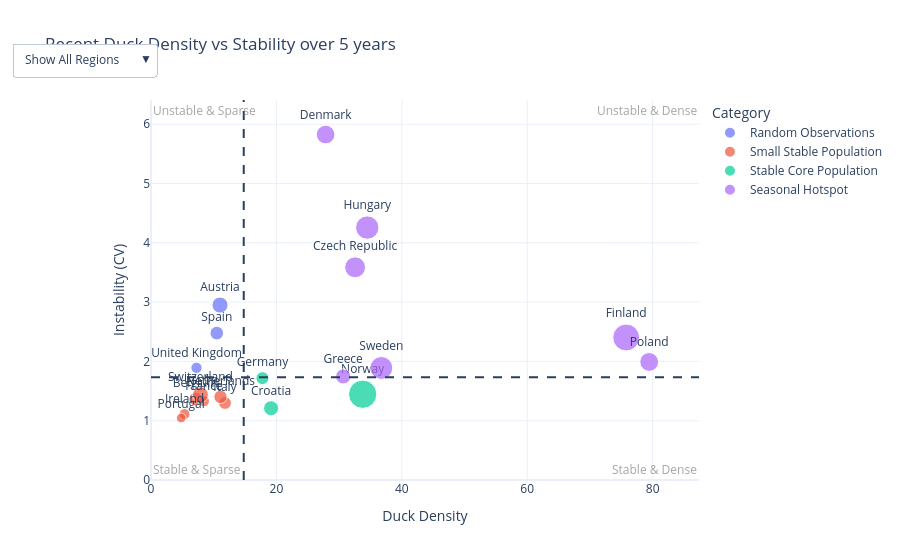

Here is the notebook cell this chart was saved with:
### Code cell
# Scatterplot with interaction
import pandas as pd
import plotly.express as px

# Loading the density data
df_density = pd.read_csv(r"C:\Users\ThinkPad\Documents\Data Science Projekt\RQ 5\europe_ducks_recent_daily.csv")
density_country = df_density.groupby("Country").mean(numeric_only=True).reset_index()
density_country["Density"] = density_country["DuckCount"] / density_country["LocationCount"]

# Loading historc data (for stability)
df_hist = pd.read_csv(r"C:\Users\ThinkPad\Documents\Data Science Projekt\RQ 5\europe_ducks_march_2020_2024.csv")
df_hist["Date"] = pd.to_datetime(df_hist["Date"])
daily_ducks = df_hist.groupby(["Country","Date"])["DuckCount"].sum().reset_index()

# Calculating the stability
stability = daily_ducks.groupby("Country")["DuckCount"].agg(
    mean="mean",
    std="std"
).reset_index()
stability["CV"] = stability["std"] / stability["mean"]

# Merge the density and stability data
df = pd.merge(density_country, stability, on="Country", how="left")

# Calculating the median lines
median_density = df["Density"].median()
median_cv = df["CV"].median()



# classify the countrys into the 4 categories
def classify(row):
    
    if row["Density"] >= median_density and row["CV"] <= median_cv:
        return "Stable Core Population"
    
    elif row["Density"] >= median_density and row["CV"] > median_cv:
        return "Seasonal Hotspot"
    
    elif row["Density"] < median_density and row["CV"] <= median_cv:
        return "Small Stable Population"
    
    else:
        return "Random Observations"

df["Category"] = df.apply(classify, axis=1)

# Creating the Scatterplot
fig = px.scatter(
    df,
    x="Density",
    y="CV",
    color="Category",
    text="Country",
    size="mean",
    hover_name="Country",
    hover_data=["Density","CV","mean","std"],
    title="Recent Duck Density vs Stability over 5 years"
)

# Adding the country labels
fig.update_traces(textposition="top center")

# Adding the median lines
fig.add_vline(x=median_density, line_dash="dash")
fig.add_hline(y=median_cv, line_dash="dash")

# Giving the titles to our axises
fig.update_layout(
    xaxis_title="Duck Density",
    yaxis_title="Instability (CV)", 
    template="plotly_white"
)

# Adding the 4 labels into the corners
def add_label(x, y, text):
    fig.add_annotation(
        x=x, y=y, xref="paper", yref="paper",
        text=text, showarrow=False, font=dict(size=12, color="grey"),
        opacity=0.7
    )

add_label(1, 0, "Stable & Dense")      # bottom right
add_label(0, 0, "Stable & Sparse")     # bottom left
add_label(1, 1, "Unstable & Dense")    # top right
add_label(0, 1, "Unstable & Sparse")   # top left


# Calculating the max values for the zoom
x_max = df["Density"].max() * 1.1
y_max = df["CV"].max() * 1.1

# Making the interactive options
fig.update_layout(
    updatemenus=[
        dict(
            type="dropdown",
            direction="down",
            x=0.01,
            y=1.15,
            showactive=True,
            buttons=[
                # Show everything
                dict(
                    label="Show All Regions",
                    method="relayout",
                    args=[{"xaxis.range": [0, x_max], "yaxis.range": [0, y_max]}]
                ),
                # Show bottom right quadrant
                dict(
                    label="Stable & Dense",
                    method="relayout",
                    args=[{"xaxis.range": [median_density, x_max], "yaxis.range": [0, median_cv]}]
                ),
                # Show top right quadrant
                dict(
                    label="Unstable & Dense",
                    method="relayout",
                    args=[{"xaxis.range": [median_density, x_max], "yaxis.range": [median_cv, y_max]}]
                ),
                # Show bottom left quadrant
                dict(
                    label="Stable & Sparse",
                    method="relayout",
                    args=[{"xaxis.range": [0, median_density], "yaxis.range": [0, median_cv]}]
                ),
                # Show top left quadrant
                dict(
                    label="Unstable & Sparse",
                    method="relayout",
                    args=[{"xaxis.range": [0, median_density], "yaxis.range": [median_cv, y_max]}]
                ),
            ]
        )
    ]
)

# Defining the axises
fig.update_xaxes(range=[0, x_max])
fig.update_yaxes(range=[0, y_max])
fig.show()

### Figure 1 — Plotly figure (JSON) as saved in the notebook; plotly's stock layout.template omitted (floating-point values rounded to 4 significant figures)
{"data": [{"customdata": [[10.22, 30.15], [7.316, 18.13], [5.028, 9.511]], "hovertemplate": "<b>%{hovertext}</b><br><br>Category=Random Observations<br>Density=%{x}<br>CV=%{y}<br>mean=%{customdata[0]}<br>Country=%{text}<br>std=%{customdata[1]}<extra></extra>", "hovertext": ["Austria", "Spain", "United Kingdom"], "legendgroup": "Random Observations", "marker": {"color": "#636efa", "size": [10.22, 7.316, 5.028], "sizemode": "area", "sizeref": 0.07935, "symbol": "circle"}, "mode": "markers+text", "name": "Random Observations", "orientation": "v", "showlegend": true, "text": ["Austria", "Spain", "United Kingdom"], "textposition": "top center", "type": "scatter", "x": [11.01, 10.49, 7.254], "xaxis": "x", "y": [2.95, 2.478, 1.892], "yaxis": "y"}, {"customdata": [[7.288, 9.951], [4.826, 6.412], [4.753, 5.283], [6.405, 8.317], [7.077, 9.923], [3.755, 3.928], [10.06, 14.46]], "hovertemplate": "<b>%{hovertext}</b><br><br>Category=Small Stable Population<br>Density=%{x}<br>CV=%{y}<br>mean=%{customdata[0]}<br>Country=%{text}<br>std=%{customdata[1]}<extra></extra>", "hovertext": ["Belgium", "France", "Ireland", "Italy", "Netherlands", "Portugal", "Switzerland"], "legendgroup": "Small Stable Population", "marker": {"color": "#EF553B", "size": [7.288, 4.826, 4.753, 6.405, 7.077, 3.755, 10.06], "sizemode": "area", "sizeref": 0.07935, "symbol": "circle"}, "mode": "markers+text", "name": "Small Stable Population", "orientation": "v", "showlegend": true, "text": ["Belgium", "France", "Ireland", "Italy", "Netherlands", "Portugal", "Switzerland"], "textposition": "top center", "type": "scatter", "x": [7.128, 8.442, 5.351, 11.8, 11.08, 4.813, 7.889], "xaxis": "x", "y": [1.365, 1.329, 1.112, 1.299, 1.402, 1.046, 1.436], "yaxis": "y"}, {"customdata": [[8.926, 10.81], [6.69, 11.49], [31.74, 45.91]], "hovertemplate": "<b>%{hovertext}</b><br><br>Category=Stable Core Population<br>Density=%{x}<br>CV=%{y}<br>mean=%{customdata[0]}<br>Country=%{text}<br>std=%{customdata[1]}<extra></extra>", "hovertext": ["Croatia", "Germany", "Norway"], "legendgroup": "Stable Core Population", "marker": {"color": "#00cc96", "size": [8.926, 6.69, 31.74], "sizemode": "area", "sizeref": 0.07935, "symbol": "circle"}, "mode": "markers+text", "name": "Stable Core Population", "orientation": "v", "showlegend": true, "text": ["Croatia", "Germany", "Norway"], "textposition": "top center", "type": "scatter", "x": [19.15, 17.77, 33.76], "xaxis": "x", "y": [1.211, 1.717, 1.446], "yaxis": "y"}, {"customdata": [[17.29, 62.02], [13.76, 80.17], [28.61, 68.73], [9.041, 15.79], [21.59, 91.89], [14.01, 27.88], [20.65, 39.01]], "hovertemplate": "<b>%{hovertext}</b><br><br>Category=Seasonal Hotspot<br>Density=%{x}<br>CV=%{y}<br>mean=%{customdata[0]}<br>Country=%{text}<br>std=%{customdata[1]}<extra></extra>", "hovertext": ["Czech Republic", "Denmark", "Finland", "Greece", "Hungary", "Poland", "Sweden"], "legendgroup": "Seasonal Hotspot", "marker": {"color": "#ab63fa", "size": [17.29, 13.76, 28.61, 9.041, 21.59, 14.01, 20.65], "sizemode": "area", "sizeref": 0.07935, "symbol": "circle"}, "mode": "markers+text", "name": "Seasonal Hotspot", "orientation": "v", "showlegend": true, "text": ["Czech Republic", "Denmark", "Finland", "Greece", "Hungary", "Poland", "Sweden"], "textposition": "top center", "type": "scatter", "x": [32.55, 27.85, 75.78, 30.65, 34.49, 79.45, 36.74], "xaxis": "x", "y": [3.587, 5.826, 2.403, 1.746, 4.257, 1.991, 1.889], "yaxis": "y"}], "layout": {"annotations": [{"font": {"color": "grey", "size": 12}, "opacity": 0.7, "showarrow": false, "text": "Stable & Dense", "x": 1, "xref": "paper", "y": 0, "yref": "paper"}, {"font": {"color": "grey", "size": 12}, "opacity": 0.7, "showarrow": false, "text": "Stable & Sparse", "x": 0, "xref": "paper", "y": 0, "yref": "paper"}, {"font": {"color": "grey", "size": 12}, "opacity": 0.7, "showarrow": false, "text": "Unstable & Dense", "x": 1, "xref": "paper", "y": 1, "yref": "paper"}, {"font": {"color": "grey", "size": 12}, "opacity": 0.7, "showarrow": false, "text": "Unstable & Sparse", "x": 0, "xref": "paper", "y": 1, "yref": "paper"}], "legend": {"itemsizing": "constant", "title": {"text": "Category"}, "tracegroupgap": 0}, "shapes": [{"line": {"dash": "dash"}, "type": "line", "x0": 14.79, "x1": 14.79, "xref": "x", "y0": 0, "y1": 1, "yref": "y domain"}, {"line": {"dash": "dash"}, "type": "line", "x0": 0, "x1": 1, "xref": "x domain", "y0": 1.732, "y1": 1.732, "yref": "y"}], "title": {"text": "Recent Duck Density vs Stability over 5 years"}, "updatemenus": [{"buttons": [{"args": [{"xaxis.range": [0, 87.39], "yaxis.range": [0, 6.408]}], "label": "Show All Regions", "method": "relayout"}, {"args": [{"xaxis.range": [14.79, 87.39], "yaxis.range": [0, 1.732]}], "label": "Stable & Dense", "method": "relayout"}, {"args": [{"xaxis.range": [14.79, 87.39], "yaxis.range": [1.732, 6.408]}], "label": "Unstable & Dense", "method": "relayout"}, {"args": [{"xaxis.range": [0, 14.79], "yaxis.range": [0, 1.732]}], "label": "Stable & Sparse", "method": "relayout"}, {"args": [{"xaxis.range": [0, 14.79], "yaxis.range": [1.732, 6.408]}], "label": "Unstable & Sparse", "method": "relayout"}], "direction": "down", "showactive": true, "type": "dropdown", "x": 0.01, "y": 1.15}], "xaxis": {"anchor": "y", "domain": [0, 1], "range": [0, 87.39], "title": {"text": "Duck Density"}}, "yaxis": {"anchor": "x", "domain": [0, 1], "range": [0, 6.408], "title": {"text": "Instability (CV)"}}}}
